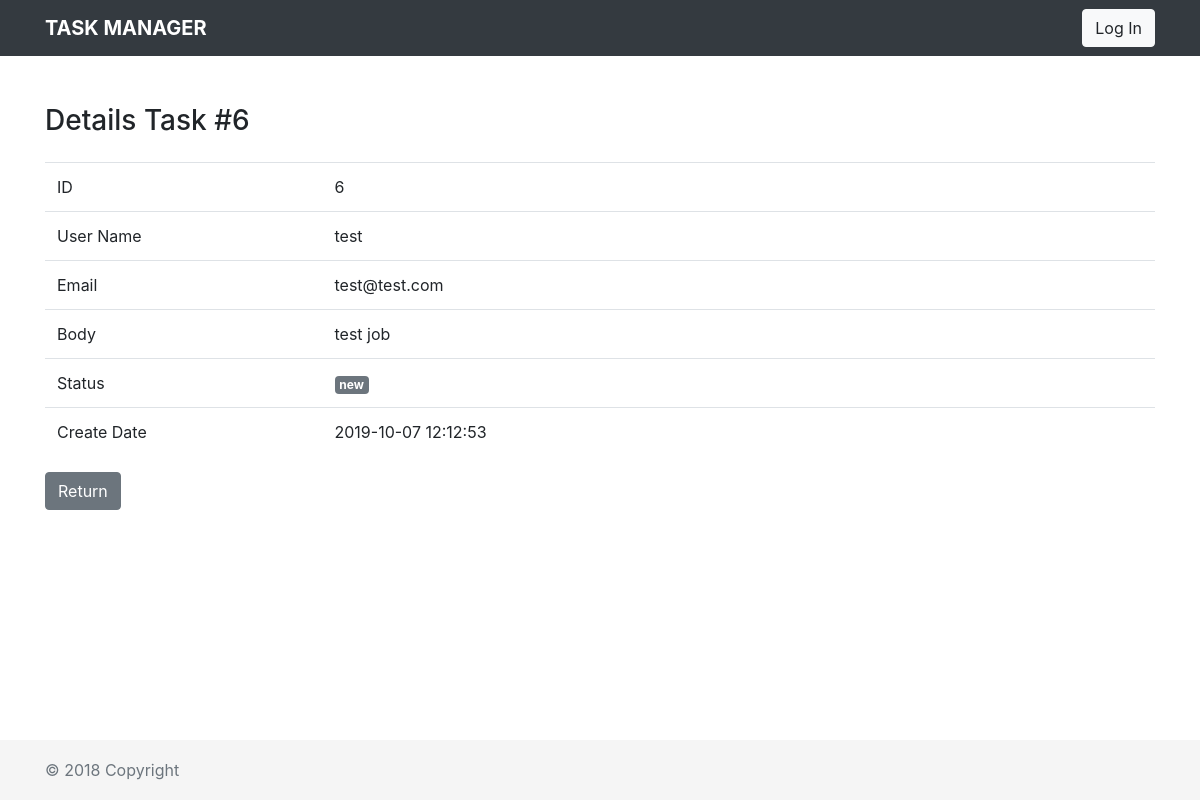
Page /task/view/?id=6 on the committed database.
### tables this page shows
CREATE TABLE `tasks` (
  `id` int(11) UNSIGNED NOT NULL,
  `user_name` varchar(100) NOT NULL,
  `email` varchar(255) NOT NULL,
  `body` text NOT NULL,
  `image_url` varchar(255) DEFAULT NULL,
  `status` enum('new','finished','rejected') NOT NULL,
  `create_date` timestamp NOT NULL DEFAULT current_timestamp(),
  `update_date` datetime DEFAULT NULL
);

### src/Bootstrap.php (called while the page is built, shortened)
<?php
class Bootstrap
{
    public static function loadClass($className)
    {
        $className = str_replace('\\', DS, $className);
        $filePath = APPLICATION_PATH . DS . 'src' . DS;
        $modelPath = APPLICATION_PATH . DS . 'src' . DS . 'models' . DS;
    }
    public function run()
    {
        $router = Core\Registry::get('router');
        $router->launch();
    }
}

### src/Core/Registry.php (called while the page is built, shortened)
<?php
class Registry extends \ArrayObject
{
    private static $_registry = null;
    public static function getInstance()
    {
        if (self::$_registry === null) {
            self::$_registry = new self();
        }
        return self::$_registry;
    }
    public function offsetExists($index)
    {
        return array_key_exists($index, $this);
    }
    public static function get($index)
    {
        $instance = self::getInstance();
        return $instance->offsetGet($index);
    }
}

### src/Core/Model.php (called while the page is built, shortened)
<?php
abstract class Model
{
    protected $_db;
    public function __construct()
    {
        $configuration = \Core\Registry::get('dbAdapters');
        $this->_db = $configuration['taskmanager'];
    }
    protected function fetchRow($query, array $params = [])
    {
        if (empty($params)) {
            $stmt = $this->_db->query($query);
        } else {
            $stmt = $this->_db->prepare($query);
            $stmt->execute($params);
        }
        return $stmt->fetch(\PDO::FETCH_ASSOC);
    }
}

### src/models/Task.php (called while the page is built, shortened)
<?php
class Task extends \Core\Model
{
    protected $_name = 'tasks';
    protected static $_objInstance = NULL;
    public static function getInstance() {
        if (is_null(self::$_objInstance)) {
            self::$_objInstance = new self();
        }
        return self::$_objInstance;
    }
    public function fetchEntryById($id)
    {
        $query = "SELECT * FROM {$this->_name} WHERE id = :id";
        $params = [':id' => $id];
        return $this->fetchRow($query, $params);
    }
}

### src/Core/Controller.php (called while the page is built, shortened)
<?php
abstract class Controller
{
    protected $_viewSuffix = 'phtml';
    public function renderLayout($body)
    {
        return ob_get_clean();
    }
    public function render($viewName, array $params = [])
    {
        $configuration = \Core\Registry::get('configuration');
        $viewsPath = $configuration['paths']['views'];
        extract($params);
        require($viewsPath . DS . $viewName . "." . $this->_viewSuffix);
        $body = ob_get_clean();
        return $this->renderLayout($body);
    }
    public function request()
    {
        return \Core\Registry::get('request');
    }
}

### src/Core/Request.php (called while the page is built, shortened)
<?php
class Request
{
    protected $_params = [];
    public function __construct()
    {
        if ($_SERVER['REQUEST_METHOD'] === 'POST') {
            $this->_params = $_POST;
        } else if ($_SERVER['REQUEST_METHOD'] === 'GET') {
            $this->_params = $_GET;
        }
    }
    public function getParam($key, $default = null)
    {
        $key = (string) $key;
        if (isset($this->_params[$key])) {
            return $this->_params[$key];
        }
        return $default;
    }
}

### src/controllers/TaskController.php (called while the page is built, shortened)
<?php
class TaskController extends \Core\Controller
{
    public function viewAction()
    {
        $id = filter_var($this->request()->getParam("id", 0), FILTER_VALIDATE_INT, array("options" => array("min_range" => 1)));
        $task = \Task::getInstance()->fetchEntryById($id);
        $params = array(
            'task' => $task
        );
        return $this->render('task/view', $params);
    }
}

### src/Core/Router.php (called while the page is built, shortened)
<?php
class Router
{
    public $defaultActionName = "index";
    protected function _parseUrl()
    {
        $url = $_SERVER['REQUEST_URI'];
        $url = $this->removeQueryString($url);
        $arrParts = explode('/', filter_var(trim($url, '/'), FILTER_SANITIZE_URL));
        $controllerName = isset($arrParts[0]) ? $arrParts[0] : null;
        $actionName     = isset($arrParts[1]) ? $arrParts[1] : null;
        return [$controllerName, $actionName];
    }
    public function launch()
    {
        list($controllerName, $actionName) = $this->_parseUrl();
        echo $this->launchAction($controllerName, $actionName);
    }
    public function launchAction($controllerName, $actionName)
    {
        $controller = new $controllerClass;
        $actionName = ($actionName) ? $this->convertToCamelCase($actionName) : $this->defaultActionName;
        $actionName .= 'Action';
        return $controller->$actionName();
    }
    protected function removeQueryString($url)
    {
        if (($pos = strpos($url, '?')) !== false) {
            $url = substr($url, 0, $pos);
        }
        return $url;
    }
    protected function convertToStudlyCaps($string)
    {
        return str_replace(' ', '', ucwords(str_replace('-', ' ', $string)));
    }
    protected function convertToCamelCase($string)
    {
        return lcfirst($this->convertToStudlyCaps($string));
    }
}

### index.php (called while the page is built, shortened)
<?php
require APPLICATION_PATH . '/src/Bootstrap.php';
$application = new Bootstrap;
$application->init()
            ->run();

### src/views/scripts/task/view.phtml (the view, shortened to what this page needs)
<?php if ($task) {?>
    <div class="row">
        <div class="col-md-12">
            <h3>Details Task #<?= $task['id']; ?></h3>
        </div>
    </div>
    <div class="row py-3">
        <div class="col-md-12">
            <table class="table table-user-information">
                <tbody>
                    <tr>
                        <td class="col-md-3">ID</td>
                        <td class="col-md-9"><?= $task['id']; ?></td>
                    </tr>
                    <tr>
                        <td>User Name</td>
                        <td><?= $task['user_name']; ?></td>
                    </tr>
                    <tr>
                        <td>Email</td>
                        <td><?= $task['email']; ?></td>
                    </tr>
                    <tr>
                        <td>Body</td>
                        <td><?= $task['body']; ?></td>
                    </tr>
                    <tr>
                        <td>Status</td>
                        <?php if ($task['status'] == \Task::STATUS_FINISHED) {
                            $badge = 'success';
                        } else if ($task['status'] == \Task::STATUS_REJECTED) {
                            $badge = 'danger';
                        } else {
                            $badge = 'secondary';
                        }?>
                        <td><span class="badge badge-<?= $badge;?>"><?= $task['status'];?></span></td>
                    </tr>
                    <tr>
                        <td>Create Date</td>
                        <td><?= $task['create_date']; ?></td>
                    </tr>
                </tbody>
            </table>
            <a class="btn btn-secondary" href="/" role="button">Return</a>
        </div>
    </div>
<?php } else {?>
    not found task
<?php }?>

### public/css/style.css (style rules this page uses)
html { position: relative; min-height: 100%; }
body { margin-bottom: 60px; }

### rows in the picture
tasks: id "6", user_name "test", email "test@test.com", body "test job", status "new", create_date "2019-10-07 12:12:53"
